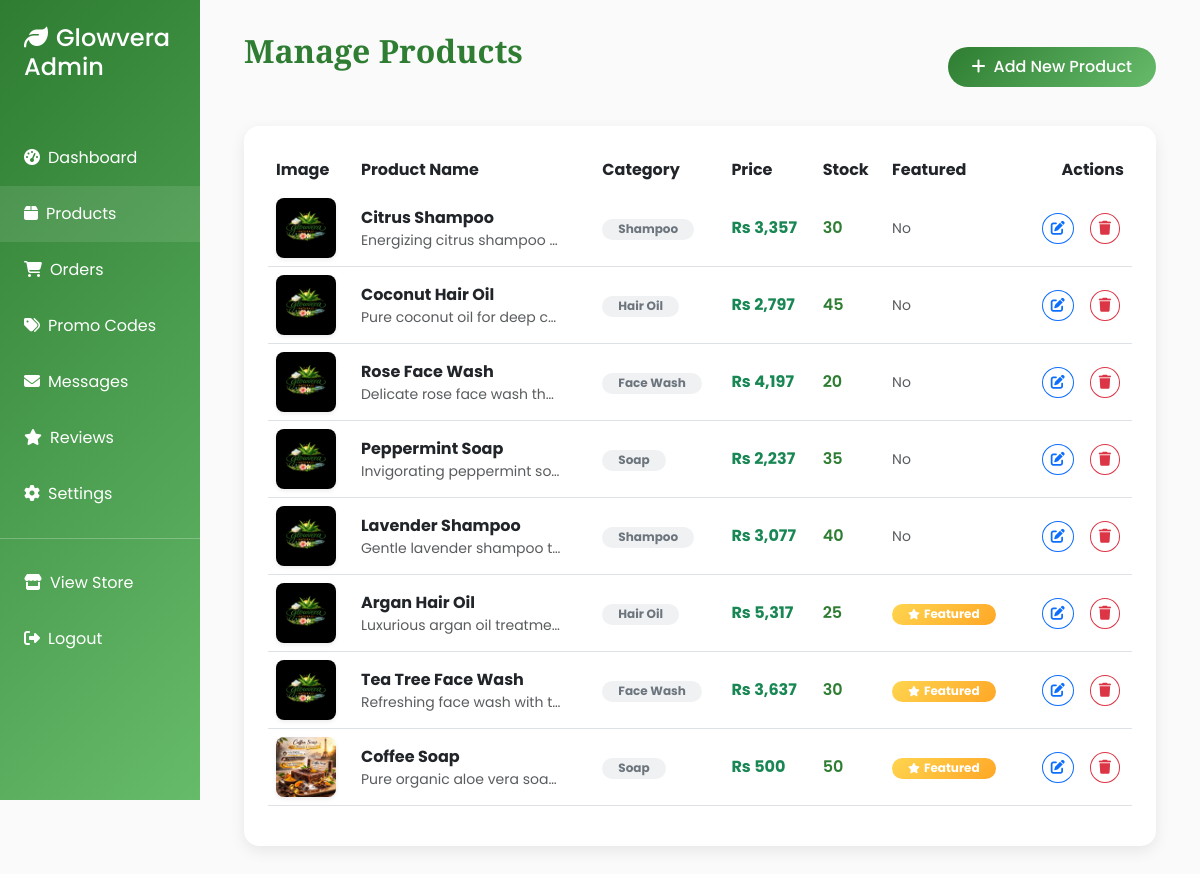
The app's page /admin/products (signed in) with its own data.
### app.py (models this page shows)
class Product(db.Model):
    id = db.Column(db.Integer, primary_key=True)
    name = db.Column(db.String(100), nullable=False)
    description = db.Column(db.Text, nullable=False)
    price = db.Column(db.Float, nullable=False)
    image_url = db.Column(db.String(200))
    category = db.Column(db.String(50), nullable=False)
    stock_quantity = db.Column(db.Integer, default=0)
    ingredients = db.Column(db.Text)
    weight_grams = db.Column(db.Integer)
    is_featured = db.Column(db.Boolean, default=False)
    created_at = db.Column(db.DateTime, default=datetime.utcnow)

### app.py (the view)
@app.route('/admin/products')
@admin_required
def admin_products():
    products = Product.query.order_by(Product.created_at.desc()).all()
    return render_template('admin_products.html', products=products)

### app.py (called while the page is built)
@app.context_processor
def utility_processor():
    def format_price(price):
        if not price:
            price = 0
        symbol = NATIVE_CURRENCY['symbol']
        return f"{symbol} {int(price):,}"
    return dict(format_price=format_price, currency=NATIVE_CURRENCY)

@login_manager.user_loader
def load_user(user_id):
    return User.query.get(int(user_id))

def admin_required(f):
    @wraps(f)
    def decorated_function(*args, **kwargs):
        if not current_user.is_authenticated or not current_user.is_admin:
            flash('Unauthorized access. Admin privileges required.', 'error')
            return redirect(url_for('index'))
        return f(*args, **kwargs)
    return decorated_function

@app.after_request
def add_security_headers(response):
    response.headers['X-Content-Type-Options'] = 'nosniff'
    response.headers['X-Frame-Options'] = 'SAMEORIGIN'
    response.headers['X-XSS-Protection'] = '1; mode=block'
    if not app.debug:
        response.headers['Strict-Transport-Security'] = 'max-age=31536000; includeSubDomains'
    return response

### templates/admin_products.html (shortened to what this page needs)
{% extends "admin_base.html" %}
{% set active_page = 'products' %}
{% block admin_content %}
<div class="d-flex justify-content-between align-items-center mb-4">
    <h1 class="admin-title">Manage Products</h1>
    <a href="{{ url_for('admin_add_product') }}" class="btn btn-primary rounded-pill px-4">
        <i class="fas fa-plus me-2"></i>Add New Product
    </a>
</div>
<div class="products-table">
    {% if products %}
    <div class="table-responsive">
        <table class="table table-hover align-middle">
            <thead class="bg-light">
                <tr>
                    <th class="border-0">Image</th>
                    <th class="border-0">Product Name</th>
                    <th class="border-0">Category</th>
                    <th class="border-0">Price</th>
                    <th class="border-0">Stock</th>
                    <th class="border-0">Featured</th>
                    <th class="border-0 text-end">Actions</th>
                </tr>
            </thead>
            <tbody>
                {% for product in products %}
                <tr>
                    <td>
                        <img src="{{ product.image_url if product.image_url else url_for('static', filename='images/logo.jpeg') }}"
                             alt="{{ product.name }}"
                             class="product-image shadow-sm">
                    </td>
                    <td>
                        <div class="fw-bold">{{ product.name }}</div>
                        <small class="text-muted d-block text-truncate" style="max-width: 200px;">{{ product.description[:50] }}...</small>
                    </td>
                    <td>
                        <span class="badge bg-secondary bg-opacity-10 text-secondary rounded-pill px-3">{{ product.category }}</span>
                    </td>
                    <td>
                        <div class="fw-bold text-success">{{ format_price(product.price) }}</div>
                    </td>
                    <td>
                        {% if product.stock_quantity < 10 %}
                        <span class="stock-low">{{ product.stock_quantity }}</span>
                        {% else %}
                        <span class="stock-good">{{ product.stock_quantity }}</span>
                        {% endif %}
                    </td>
                    <td>
                        {% if product.is_featured %}
                        <span class="badge badge-featured rounded-pill px-3">
                            <i class="fas fa-star me-1 small"></i>Featured
                        </span>
                        {% else %}
                        <span class="text-muted small">No</span>
                        {% endif %}
                    </td>
                    <td class="text-end">
                        <div class="action-buttons d-flex justify-content-end gap-2">
                            <a href="{{ url_for('admin_edit_product', product_id=product.id) }}"
                               class="btn btn-sm btn-outline-primary rounded-circle" title="Edit">
                                <i class="fas fa-edit"></i>
                            </a>
                            <form method="POST"
                                  action="{{ url_for('admin_delete_product', product_id=product.id) }}"
                                  onsubmit="return confirm('Are you sure you want to delete this product?')">
                                <button type="submit" class="btn btn-sm btn-outline-danger rounded-circle" title="Delete">
                                    <i class="fas fa-trash"></i>
                                </button>
                            </form>
                        </div>
                    </td>
                </tr>
                {% endfor %}
            </tbody>
        </table>
    </div>
    {% endif %}
</div>
{% endblock %}

### templates/admin_base.html (style rules this page uses)
:root { --primary-green: #2E7D32; --light-green: #66BB6A; --accent-green: #81C784; --pale-green: #E8F5E8; --warm-yellow: #FFD54F; }
body { font-family: 'Poppins', sans-serif; background-color: #FAFAFA; }
.admin-title { font-family: 'Playfair Display', serif; color: var(--primary-green); font-size: 2rem; font-weight: 700; margin-bottom: 2rem; }
.btn-primary { background: linear-gradient(135deg, var(--primary-green), var(--light-green)); border: none; border-radius: 25px; padding: 0.5rem 1.5rem; font-weight: 500; transition: all 0.3s ease; }

### templates/admin_products.html (style rules this page uses)
.products-table { background: white; border-radius: 15px; padding: 1.5rem; box-shadow: 0 5px 15px rgba(0,0,0,0.08); }
.product-image { width: 60px; height: 60px; object-fit: cover; border-radius: 8px; }
.badge-featured { background: linear-gradient(135deg, var(--warm-yellow), #FFA726); color: white; }
.stock-good { color: var(--primary-green); font-weight: 600; }
.action-buttons .btn { margin: 0 0.25rem; }

### records on screen
Product: image_url (picture), name "Citrus Shampoo", description "Energizing citrus shampoo…", category "Shampoo", price "Rs 3,357", stock_quantity "30", is_featured "No"
Product: image_url (picture), name "Coconut Hair Oil", description "Pure coconut oil for deep c…", category "Hair Oil", price "Rs 2,797", stock_quantity "45", is_featured "No"
Product: image_url (picture), name "Rose Face Wash", description "Delicate rose face wash th…", category "Face Wash", price "Rs 4,197", stock_quantity "20", is_featured "No"
Product: image_url (picture), name "Peppermint Soap", description "Invigorating peppermint so…", category "Soap", price "Rs 2,237", stock_quantity "35", is_featured "No"
Product: image_url (picture), name "Lavender Shampoo", description "Gentle lavender shampoo t…", category "Shampoo", price "Rs 3,077", stock_quantity "40", is_featured "No"
Product: image_url (picture), name "Argan Hair Oil", description "Luxurious argan oil treatme…", category "Hair Oil", price "Rs 5,317", stock_quantity "25", is_featured True (drawn)
Product: image_url (picture), name "Tea Tree Face Wash", description "Refreshing face wash with t…", category "Face Wash", price "Rs 3,637", stock_quantity "30", is_featured True (drawn)
Product: image_url (picture), name "Coffee Soap", description "Pure organic aloe vera soa…", category "Soap", price "Rs 500", stock_quantity "50", is_featured True (drawn)
